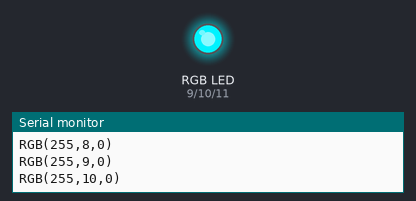
Simulated run of this sketch. Board: Arduino Uno, built with avr-gcc and run on an emulated ATmega328P. Shown: an RGB LED mixed from three pins (HIGH = lit), the last lines printed to the serial monitor.

Above: at 0.15 s.
At 5.18 s:
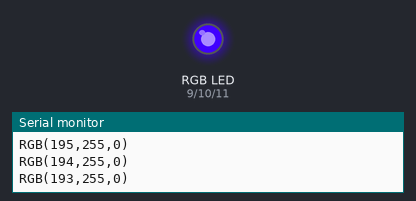
At 10.18 s:
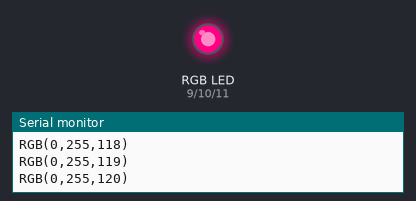
At 19.91 s:
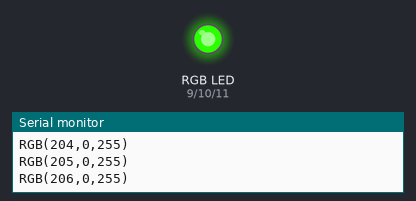
At 29.02 s:
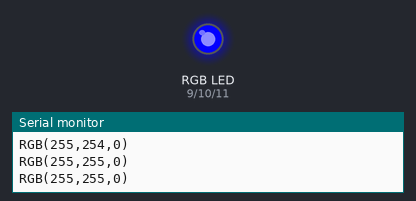
At 39.71 s:
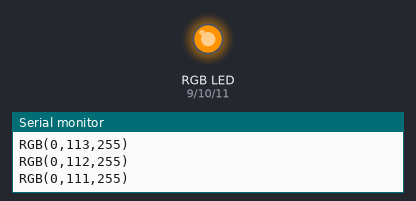
Timing chart, 0 to 40.0 s (numbered marks = the images above):
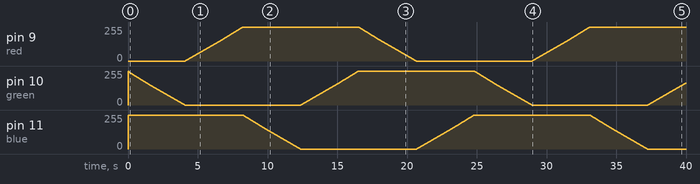

The sketch:

simpleLEDFade.ino
```cpp
//LED pins
const int green = 10;
const int red = 9;
const int blue = 11;

//Values for RGB log
int redValue = 255;
int greenValue = 0;
int blueValue = 0;

void setup() {

  Serial.begin(9600);
  //Set pins to output.
  pinMode(green, OUTPUT);
  pinMode(red, OUTPUT);
  pinMode(blue, OUTPUT);

  //Set LEDS to off.(Using anode LED, switch HIGH to LOW if using cathode)
  digitalWrite(red, HIGH);
  digitalWrite(blue, HIGH);
  digitalWrite(green, HIGH);
}

void loop() {
//  fadeUp(red);
//  fadeDown(red);
//  simpleColorFade();
  colorFade();
  // put your main code here, to run repeatedly:

}

//fades colors together.
void colorFade(){
  analogWrite(red, 0);
  fadeUp(green);
  fadeDown(red);
  fadeUp(blue);
  fadeDown(green);
  fadeUp(red);
  fadeDown(blue);
}

//fades red, green and the blue.
void simpleColorFade(){
  fadeUp(red);
  fadeDown(red);
  fadeUp(green);
  fadeDown(green);
  fadeUp(blue);
  fadeDown(blue);
}


//Uses PWM to fade LED up.
void fadeUp(int led){
  for(int i = 255; i >= 0; i--){
    analogWrite(led, i);
    if(led == 10){
      greenValue = 255 - i; //offset for print out.
    } else if(led == 11){
      blueValue = 255 - i;
    } else if(led == 9){
      redValue = 255 - i;
    }
    Serial.println(String("RGB(") + redValue + "," + greenValue + "," + blueValue + ")");
    delay(10);
  }
}

//Uses PWM to fade LED down.
void fadeDown(int led){
  for(int i = 0; i <= 255; i++){
    analogWrite(led, i);
     if(led == 10){
      greenValue = 255 - i; //ofset for print out.
    } else if(led == 11){
      blueValue = 255 - i;
    } else if(led == 9){
      redValue = 255 - i;
    }
    Serial.println(String("RGB(") + redValue + "," + greenValue + "," + blueValue + ")");
    delay(10);
  }
}
```
